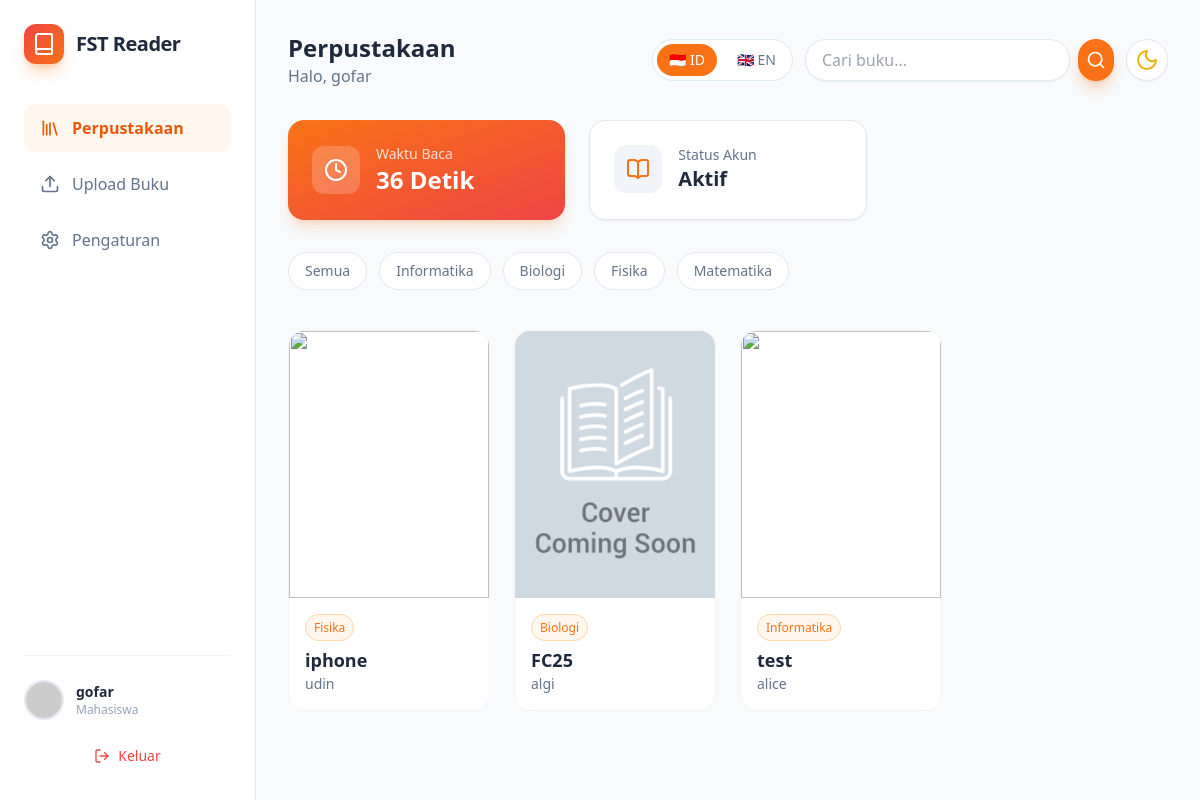
The page /dashboard.php (signed in) on the database its author committed.
### tables this page shows
CREATE TABLE `users` (
  `id` int(11) NOT NULL,
  `nim` varchar(20) NOT NULL,
  `nama` varchar(100) NOT NULL,
  `password` varchar(255) NOT NULL,
  `role` enum('mahasiswa','admin') DEFAULT 'mahasiswa',
  `profile_photo` varchar(255) DEFAULT 'default_user.png'
);

CREATE TABLE `user_stats` (
  `user_id` int(11) NOT NULL,
  `total_seconds` int(11) DEFAULT 0,
  `books_opened` int(11) DEFAULT 0
);

CREATE TABLE `books` (
  `id` int(11) NOT NULL,
  `judul` varchar(255) NOT NULL,
  `penulis` varchar(100) NOT NULL,
  `last_read` datetime DEFAULT NULL,
  `kategori` varchar(50) NOT NULL,
  `cover` varchar(255) DEFAULT 'default_cover.jpg',
  `file_path` varchar(255) NOT NULL,
  `uploaded_at` timestamp NOT NULL DEFAULT current_timestamp()
);

### config/language.php (called while the page is built, shortened)
<?php
function t($key) {
    global $lang;
    $current_lang = $_SESSION['lang'] ?? 'id';
    return $lang[$current_lang][$key] ?? $key;
}
function current_lang() {
    return $_SESSION['lang'] ?? 'id';
}
?>

### dashboard.php (the view, shortened to what this page needs)
<?php
require 'config/koneksi.php';
require 'config/language.php';
$where = "1=1";
$query = "SELECT * FROM books WHERE $where ORDER BY last_read DESC, id DESC";
$result = mysqli_query($conn, $query);
$user_id = $_SESSION['user_id'] ?? 0;
$stats_query = mysqli_query($conn, "SELECT * FROM user_stats WHERE user_id = $user_id");
$stats = mysqli_fetch_assoc($stats_query);
$total_seconds = $stats['total_seconds'] ?? 0;
$hours = floor($total_seconds / 3600);
$minutes = floor(($total_seconds % 3600) / 60);
$seconds = $total_seconds % 60;
if ($hours > 0) {
    $time_display = current_lang() == 'id' ? "{$hours} Jam {$minutes} Menit" : "{$hours} Hours {$minutes} Minutes";
} else if ($minutes > 0) {
    $time_display = current_lang() == 'id' ? "{$minutes} Menit" : "{$minutes} Minutes";
} else {
    $time_display = current_lang() == 'id' ? "{$seconds} Detik" : "{$seconds} Seconds";
}
?>
<!DOCTYPE html>
<html lang="<?= current_lang() ?>" class="dark"> <head>
    <script src="https://cdn.tailwindcss.com"></script>
</head>
<body class="bg-slate-50 dark:bg-slate-900 text-slate-800 dark:text-slate-100 font-sans antialiased transition-colors duration-300">
<aside class="fixed left-0 top-0 h-full w-64 bg-white dark:bg-slate-800 border-r border-slate-200 dark:border-slate-700 p-6 z-10 transition-colors duration-300 flex flex-col justify-between">
        <div>
            <div class="flex items-center gap-3 mb-10">
                <div class="w-10 h-10 bg-gradient-to-br from-red-500 to-orange-500 rounded-xl flex items-center justify-center shadow-lg shadow-orange-500/30">
                    <i data-lucide="book" class="text-white w-6 h-6"></i>
                </div>
                <span class="font-bold text-xl tracking-tight">FST Reader</span>
            </div>
            <nav class="space-y-2">
                <a href="dashboard.php" class="flex items-center gap-3 px-4 py-3 bg-orange-50 dark:bg-slate-700/50 text-orange-600 dark:text-orange-400 rounded-xl font-bold transition-all hover:scale-105 active:scale-95">
                    <i data-lucide="library" class="w-5 h-5"></i> <?= t('library') ?>
                </a>
                <a href="upload.php" class="flex items-center gap-3 px-4 py-3 text-slate-500 dark:text-slate-400 hover:bg-slate-100 dark:hover:bg-slate-700 rounded-xl transition-all hover:scale-105 active:scale-95">
                    <i data-lucide="upload" class="w-5 h-5"></i> <?= t('upload_book') ?>
                </a>
                <a href="settings.php" class="flex items-center gap-3 px-4 py-3 text-slate-500 dark:text-slate-400 hover:bg-slate-100 dark:hover:bg-slate-700 rounded-xl transition-all hover:scale-105 active:scale-95">
                    <i data-lucide="settings" class="w-5 h-5"></i> <?= t('settings') ?>
                </a>
            </nav>
        </div>
        <div class="border-t border-slate-100 dark:border-slate-700 pt-6">
            <?php
                $u = mysqli_fetch_assoc(mysqli_query($conn, "SELECT * FROM users WHERE id = {$_SESSION['user_id']}"));
                $foto = ($u['profile_photo'] == 'default_user.png') ? 'https://ui-avatars.com/api/?name='.$u['nama'].'&background=random' : 'uploads/covers/'.$u['profile_photo'];
            ?>
            <div class="flex items-center gap-3 mb-4">
                <img src="<?= $foto ?>" class="w-10 h-10 rounded-full object-cover border-2 border-slate-200 dark:border-slate-600">
                <div class="overflow-hidden">
                    <p class="text-sm font-bold truncate"><?= $u['nama'] ?></p>
                    <p class="text-xs text-slate-400">
                        <?= (($_SESSION['role'] ?? 'mahasiswa') === 'admin') ? 'Admin' : t('student') ?>
                    </p>
                </div>
            </div>
            <a href="logout.php" class="flex items-center justify-center gap-2 w-full py-2.5 rounded-xl text-red-500 hover:bg-red-50 dark:hover:bg-red-900/10 transition-all active:scale-95 font-medium text-sm">
                <i data-lucide="log-out" class="w-4 h-4"></i> <?= t('logout') ?>
            </a>
        </div>
    </aside>
    <main class="ml-64 p-8">
        <header class="flex justify-between items-center mb-8">
            <div>
                <h2 class="text-2xl font-bold"><?= t('library') ?></h2>
                <p class="text-slate-500 dark:text-slate-400"><?= current_lang() == 'id' ? 'Halo' : 'Hello' ?>, <?= $_SESSION['nama']; ?></p>
            </div>
            <div class="flex items-center gap-3">
                <div class="flex gap-2 bg-white dark:bg-slate-800 p-1 rounded-full border border-slate-200 dark:border-slate-700">
                    <a href="?lang=id" class="px-3 py-1.5 rounded-full text-sm font-medium transition-all <?= current_lang() == 'id' ? 'bg-orange-500 text-white' : 'text-slate-500 dark:text-slate-400 hover:text-slate-800 dark:hover:text-white' ?>">
                        🇮🇩 ID
                    </a>
                    <a href="?lang=en" class="px-3 py-1.5 rounded-full text-sm font-medium transition-all <?= current_lang() == 'en' ? 'bg-orange-500 text-white' : 'text-slate-500 dark:text-slate-400 hover:text-slate-800 dark:hover:text-white' ?>">
                        🇬🇧 EN
                    </a>
                </div>
                <form class="flex gap-2">
                    <input type="text" name="search" placeholder="<?= t('search_books') ?>" class="px-4 py-2 rounded-full bg-white dark:bg-slate-800 border border-slate-200 dark:border-slate-700 focus:outline-none focus:border-orange-500 shadow-sm">
                    <button type="submit" class="bg-orange-500 text-white p-2 rounded-full shadow-lg shadow-orange-500/30 hover:bg-orange-600"><i data-lucide="search" class="w-5 h-5"></i></button>
                </form>
                <button onclick="toggleTheme()" class="p-2 rounded-full bg-white dark:bg-slate-800 border border-slate-200 dark:border-slate-700 text-yellow-500 hover:bg-slate-100 dark:hover:bg-slate-700 transition shadow-sm">
                    <i data-lucide="sun" id="theme-icon"></i>
                </button>
            </div>
        </header>
        <div class="grid grid-cols-1 md:grid-cols-3 gap-6 mb-8">
            <div class="bg-gradient-to-br from-orange-500 to-red-500 p-6 rounded-2xl text-white shadow-lg shadow-orange-500/20">
                <div class="flex items-center gap-4">
                    <div class="p-3 bg-white/20 rounded-xl"><i data-lucide="clock" class="w-6 h-6"></i></div>
                    <div>
                        <p class="text-sm opacity-80"><?= t('reading_time') ?></p>
                        <h3 class="text-2xl font-bold"><?= $time_display ?></h3>
                    </div>
                </div>
            </div>
            <div class="bg-white dark:bg-slate-800 border border-slate-200 dark:border-slate-700 p-6 rounded-2xl text-slate-800 dark:text-white shadow-sm">
                <div class="flex items-center gap-4">
                    <div class="p-3 bg-slate-100 dark:bg-slate-700 rounded-xl text-orange-500"><i data-lucide="book-open" class="w-6 h-6"></i></div>
                    <div>
                        <p class="text-sm text-slate-500 dark:text-slate-400"><?= current_lang() == 'id' ? 'Status Akun' : 'Account Status' ?></p>
                        <h3 class="text-xl font-bold"><?= current_lang() == 'id' ? 'Aktif' : 'Active' ?></h3>
                    </div>
                </div>
            </div>
        </div>
        <div class="flex gap-3 mb-8 overflow-x-auto pb-2">
            <?php
            $cats = [t('all_categories'), 'Informatika', 'Biologi', 'Fisika', 'Matematika'];
            foreach($cats as $c):
                $active = (isset($_GET['kategori']) && $_GET['kategori'] == $c) ? 'bg-orange-500 text-white shadow-lg shadow-orange-500/30' : 'bg-white dark:bg-slate-800 text-slate-500 dark:text-slate-400 border border-slate-200 dark:border-slate-700 hover:bg-slate-50 dark:hover:bg-slate-700';
            ?>
                <a href="?kategori=<?= $c ?>" class="px-4 py-2 rounded-full text-sm font-medium whitespace-nowrap transition <?= $active ?>"><?= $c ?></a>
            <?php endforeach; ?>
        </div>
        <div class="grid grid-cols-1 md:grid-cols-3 lg:grid-cols-4 gap-6">
            <?php while($row = mysqli_fetch_assoc($result)) :
            ?>
            <div class="group relative bg-white dark:bg-slate-800 rounded-2xl overflow-hidden hover:shadow-xl hover:shadow-orange-900/10 dark:hover:shadow-orange-900/20 transition-all cursor-pointer border border-slate-100 dark:border-slate-700">
                <div class="aspect-[3/4] overflow-hidden relative">
                </div>
                <div class="p-4">
                    <span class="text-xs text-orange-500 border border-orange-200 dark:border-orange-500/30 bg-orange-50 dark:bg-orange-900/20 px-2 py-1 rounded-full"><?= $row['kategori'] ?></span>
                    <h3 class="font-bold text-lg mt-2 truncate text-slate-800 dark:text-slate-100"><?= $row['judul'] ?></h3>
                    <p class="text-sm text-slate-500 dark:text-slate-400"><?= $row['penulis'] ?></p>
                </div>
            </div>
            <?php endwhile; ?>
        </div>
    </main>
</body>
</html>

### rows shown on the page
users: nama "gofar"
user_stats: total_seconds "36 Detik"
books: kategori "Fisika", judul "iphone", penulis "udin"
books: kategori "Biologi", judul "FC25", penulis "algi"
books: kategori "Informatika", judul "test", penulis "alice"

### other values the page prints
t('library') "Perpustakaan"
t('upload_book') "Upload Buku"
t('settings') "Pengaturan"
t('student') "Mahasiswa"
t('logout') "Keluar"
$_SESSION['nama'] "gofar"
t('reading_time') "Waktu Baca"
$c "Semua"
$c "Informatika"
$c "Biologi"
$c "Fisika"
$c "Matematika"
